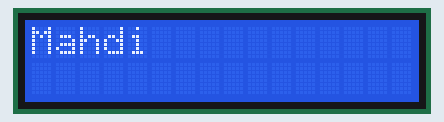
Bench run of a sketch on a simulated Arduino Uno, built with avr-gcc and run on an emulated ATmega328P. On the bench: 16×2 character LCD.

Above: at 0.11 s.
At 0.73 s:
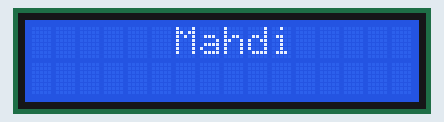
At 1.45 s:
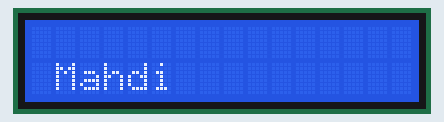
At 2.17 s:
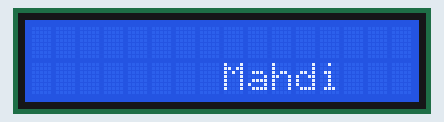
At 2.89 s:
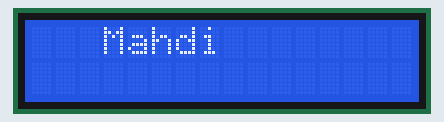

Measured:
- by itself, everything shown: repeats every 2.5 s, in 24 steps

The sketch:

part1.ino
```cpp
#include <LiquidCrystal.h>

// initialize the library with the numbers of the interface pins
LiquidCrystal lcd(13, 12, 11, 10, 9, 8);
int i = 0;
String my_name = "Mahdi";
int len = my_name.length();

void setup() {
  // set up the LCD's number of columns and rows:
  lcd.begin(16, 2);
}

void loop() {
  int line_no = i/(17-len)%2;
  int char_no = i++%(17-len);
  lcd.clear();
  lcd.setCursor(char_no, line_no);
  lcd.print(my_name);
  delay(100);

}
```
